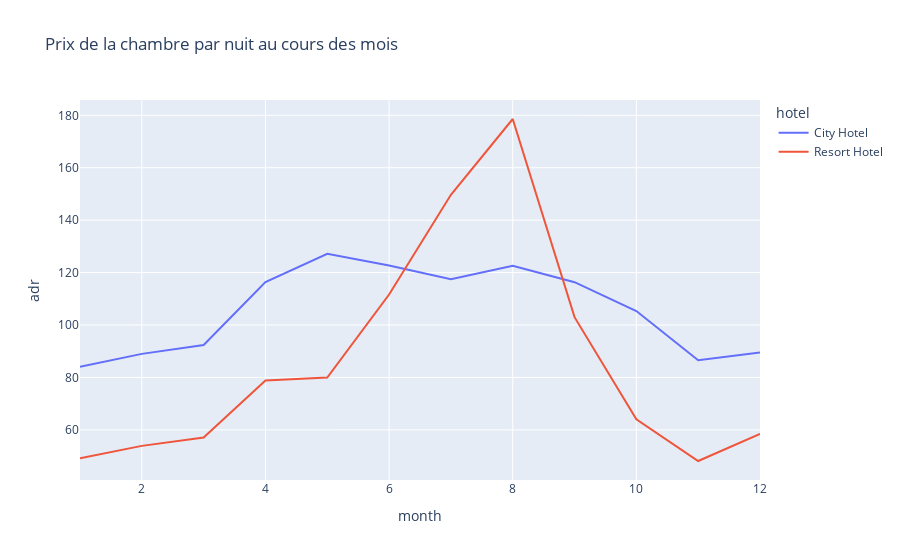

The notebook cell this image was saved under:
### Code cell
#afficher les prix en fonction du type d'hotel et du temps
import plotly.express as px
import pandas as pd


# crée le prix moyen par mois par hotel
df['month'] = df['arrival_date'].dt.strftime('%m')
df['month'] = df['month'].astype(int)
final_prices = df.groupby(['month', 'hotel'])['adr'].mean().reset_index()
final_prices
# fais la courbe
fig = px.line(final_prices, x = 'month', y = 'adr', color = 'hotel',
            title = 'Prix de la chambre par nuit au cours des mois')
fig.show()

### Figure 1 — Plotly figure (JSON) as saved in the notebook; plotly's stock layout.template omitted (floating-point values rounded to 4 significant figures)
{"data": [{"hovertemplate": "hotel=City Hotel<br>month=%{x}<br>adr=%{y}<extra></extra>", "legendgroup": "City Hotel", "line": {"color": "#636efa", "dash": "solid"}, "marker": {"symbol": "circle"}, "mode": "lines", "name": "City Hotel", "orientation": "v", "showlegend": true, "type": "scatter", "x": [1, 2, 3, 4, 5, 6, 7, 8, 9, 10, 11, 12], "xaxis": "x", "y": [84.1, 88.99, 92.4, 116.4, 127.2, 122.7, 117.4, 122.6, 116.3, 105.3, 86.56, 89.49], "yaxis": "y"}, {"hovertemplate": "hotel=Resort Hotel<br>month=%{x}<br>adr=%{y}<extra></extra>", "legendgroup": "Resort Hotel", "line": {"color": "#EF553B", "dash": "solid"}, "marker": {"symbol": "circle"}, "mode": "lines", "name": "Resort Hotel", "orientation": "v", "showlegend": true, "type": "scatter", "x": [1, 2, 3, 4, 5, 6, 7, 8, 9, 10, 11, 12], "xaxis": "x", "y": [49.15, 53.89, 57.11, 78.8, 79.94, 111.6, 149.7, 178.6, 103.0, 64.02, 48.12, 58.46], "yaxis": "y"}], "layout": {"legend": {"title": {"text": "hotel"}, "tracegroupgap": 0}, "title": {"text": "Prix de la chambre par nuit au cours des mois"}, "xaxis": {"anchor": "y", "domain": [0, 1], "title": {"text": "month"}}, "yaxis": {"anchor": "x", "domain": [0, 1], "title": {"text": "adr"}}}}
